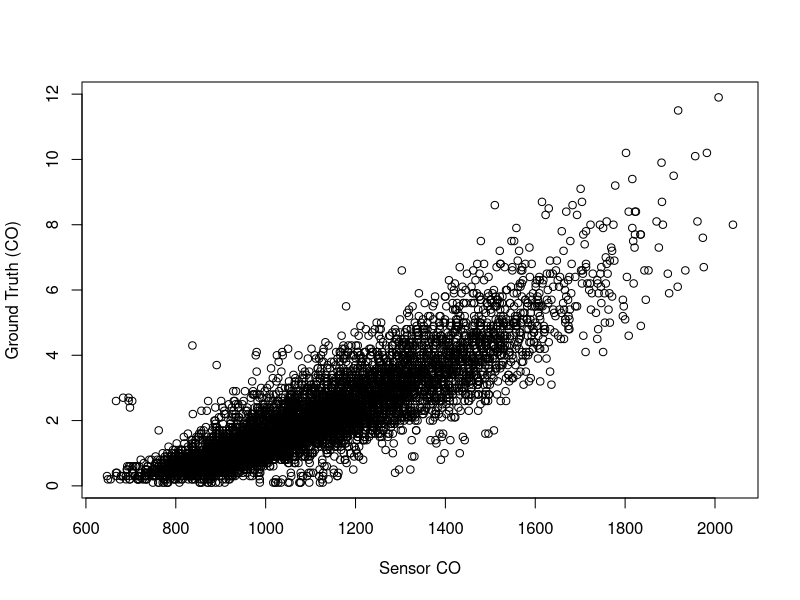
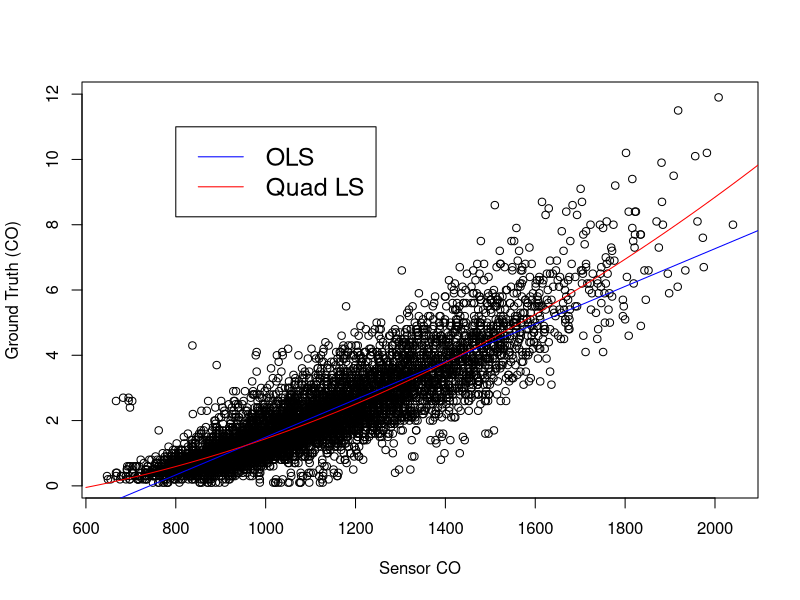

Write the R code that produced these figures, in order.
# September 23, 2018
# Lab 4, Ordinary Least Squares; Pollution example

# Read data from cvs file with ";" instead of ","
pollutiondata <- read.csv2("AirQualityData.csv",header=TRUE)

# Replace missing data i.e. -200 with NA
pollutiondata[pollutiondata==-200]<-NA

# Force Temperature and pollutant to be a numeric vector
Temperature = as.numeric(as.character(pollutiondata$Temperature))
RelativeHumidity = as.numeric(as.character(pollutiondata$RelativeHumidity))
AbsoluteHumidity = as.numeric(as.character(pollutiondata$AbsoluteHumidity))
SensorCO = as.numeric(as.character(pollutiondata$PT08.S1.CO.))
GroundCO = as.numeric(as.character(pollutiondata$CO.GT.))
GroundCO[GroundCO == -200]<-NA

# Create temporary data set with Temperature and Carbon Monoxide pollutant
tempdataset <- data.frame(SensorCO, GroundCO, Temperature, RelativeHumidity)
rm(Temperature,SensorCO,GroundCO,RelativeHumidity)

# Remove rows with NA
Dataset<-tempdataset[complete.cases(tempdataset), ]
attach(Dataset)

# Scatterplot
plot(SensorCO,GroundCO,ylab="Ground Truth (CO)", xlab="Sensor CO")

# Ordinary LS
m.ols <- lm(GroundCO~SensorCO)

#95% confidence intervals of OLS
summary(m.ols)
round(confint(m.ols,level=0.95),7)

# Quadratic LS
m.quadls <- lm(GroundCO~SensorCO + I(SensorCO^2))
summary(m.quadls)

# Scatter plot
plot(SensorCO,GroundCO,ylab="Ground Truth (CO)", xlab="Sensor CO")
abline(lsfit(SensorCO,GroundCO),col="blue")
SensorCONew<-seq(600,2200,len=100)
lines(SensorCONew,predict(m.quadls,newdata=data.frame(SensorCO=SensorCONew)),col="red")
legend(800, 11, legend=c("OLS", "Quad LS"), col=c("blue", "red"), lty=1, cex=1.5)

# Clean up
detach(Dataset)

# Exercise: Perform linear regression on your project data. Choose your response and covariate.